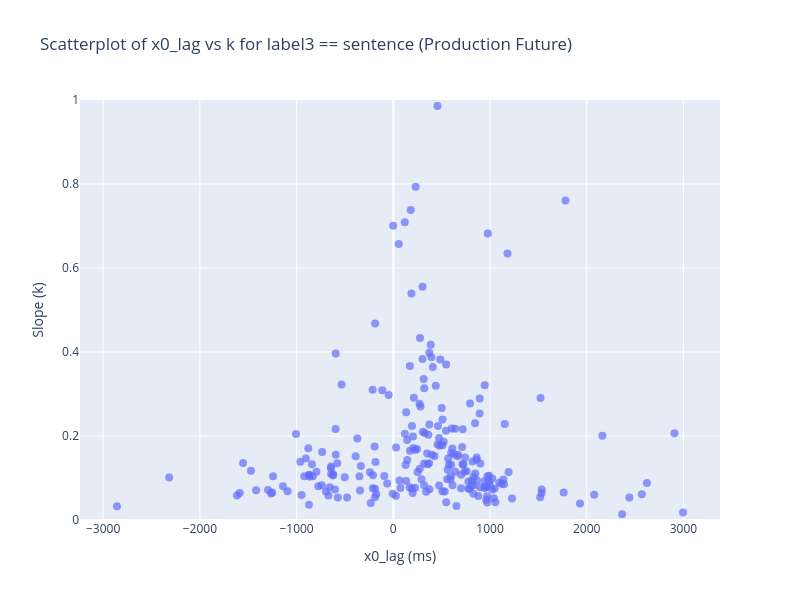

Notebook source saved alongside this figure:
### Code cell
# scatterplot prod_future x0_lag and 'k' with plotly for interactive hover
import plotly.express as px
import plotly.graph_objects as go

# Create hover text with subject, electrode, and r_squared
# hover_text = prod_future.apply(
#     lambda row: f"Subject: {row['subject']}<br>Electrode: {row['electrode']}<br>R²: {row['r_squared']:.3f}", 
#     axis=1
# )

fig = px.scatter(
    prod_future,
    x='x0_lag',
    y='k',
    hover_data={'subject': True, 'electrode': True, 'roi': True, 'r_squared': ':.3f', 'x0_lag': ':.1f', 'k': ':.4f'},
    labels={'x0_lag': 'x0_lag (ms)', 'k': 'Slope (k)'},
    title='Scatterplot of x0_lag vs k for label3 == sentence (Production Future)'
)

# Update layout
fig.update_layout(
    yaxis_range=[0, 1],
    hovermode='closest',
    width=800,
    height=600
)

# Update marker appearance
fig.update_traces(marker=dict(size=8, opacity=0.7))

fig.show()

### Figure 1 — Plotly figure (JSON) as saved in the notebook; plotly's stock layout.template omitted (floating-point values rounded to 4 significant figures; data arrays with more than 128 entries replaced by an {"elided": "..."} marker saying what was removed)
{"data": [{"customdata": {"elided": "235x4 mixed values"}, "hovertemplate": "x0_lag (ms)=%{x:.1f}<br>Slope (k)=%{y:.4f}<br>subject=%{customdata[0]}<br>electrode=%{customdata[1]}<br>roi=%{customdata[2]}<br>r_squared=%{customdata[3]:.3f}<extra></extra>", "legendgroup": "", "marker": {"color": "#636efa", "opacity": 0.7, "size": 8, "symbol": "circle"}, "mode": "markers", "name": "", "orientation": "v", "showlegend": false, "type": "scatter", "x": {"elided": "235 float values"}, "xaxis": "x", "y": {"elided": "235 float values"}, "yaxis": "y"}], "layout": {"height": 600, "hovermode": "closest", "legend": {"tracegroupgap": 0}, "title": {"text": "Scatterplot of x0_lag vs k for label3 == sentence (Production Future)"}, "width": 800, "xaxis": {"anchor": "y", "domain": [0, 1], "title": {"text": "x0_lag (ms)"}}, "yaxis": {"anchor": "x", "domain": [0, 1], "range": [0, 1], "title": {"text": "Slope (k)"}}}}
